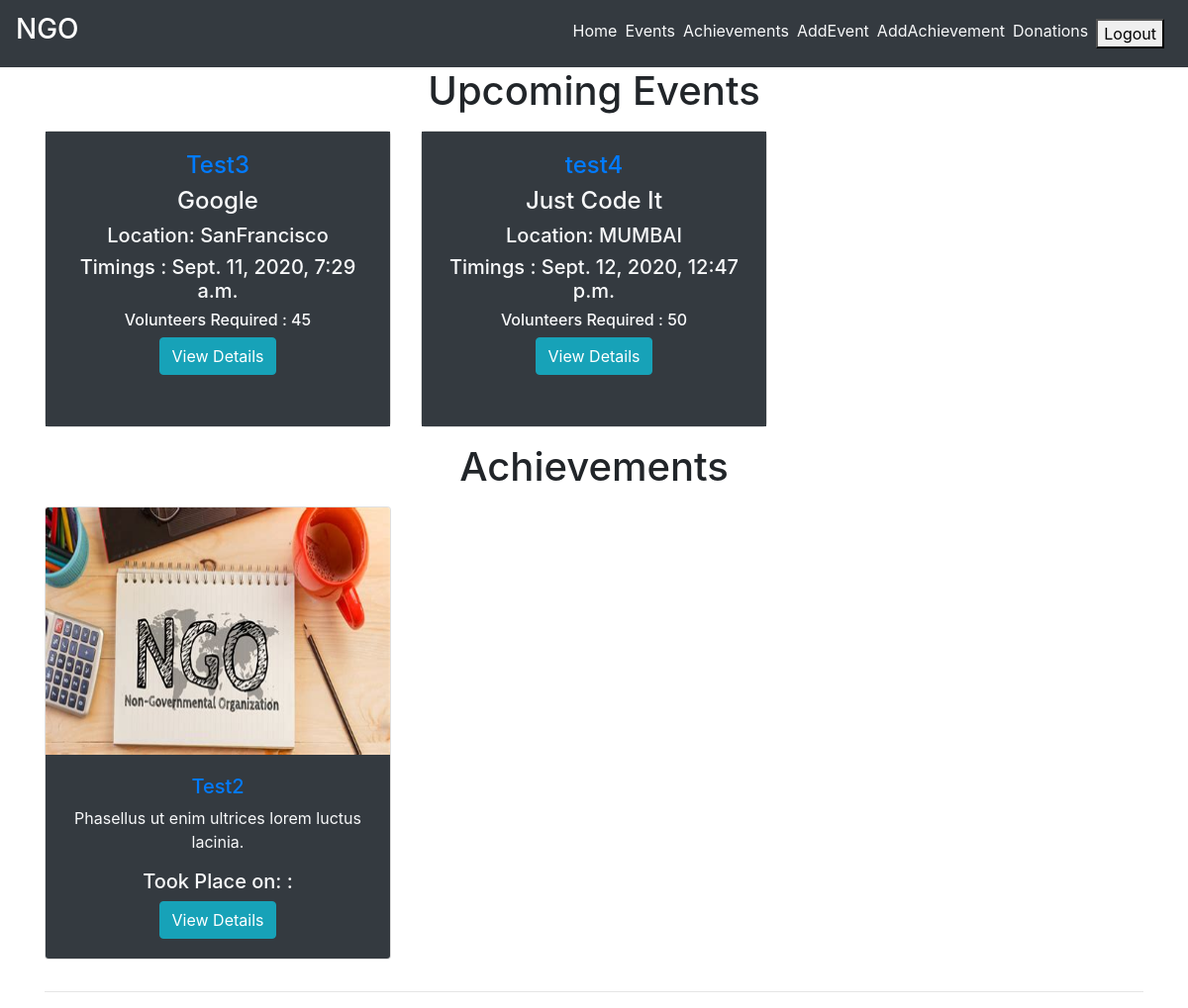
The page / (signed in) on the database its author committed.
### main/models.py (models this page shows, shortened)
class Event(models.Model):
    created_by = models.ForeignKey(settings.AUTH_USER_MODEL,related_name="event_creator", on_delete=models.CASCADE)
    volunteers = models.ManyToManyField(settings.AUTH_USER_MODEL,related_name="volunteers",blank=True)
    title = models.CharField(max_length=75)
    description = models.TextField()
    cause = models.CharField(max_length=100)
    location = models.CharField(max_length=150)
    volunteers_required = models.IntegerField(default=1)
    duration = models.CharField(max_length=20)
    event_timings = models.DateTimeField(default=timezone.now)
    is_complete = models.BooleanField(default=False)
    slug = models.SlugField(default="event_name")

class Achievement(models.Model):
    event = models.OneToOneField(Event,on_delete=models.CASCADE)
    details = models.TextField()
    impact_on_society = models.TextField()
    awards = models.TextField(blank=True)
    funds_used = models.FloatField()
    image1 = models.ImageField(default='default.png', upload_to='images/')
    image2 = models.ImageField(default='default.png', upload_to='images/')
    image3 = models.ImageField(default='default.png', upload_to='images/')

### main/views.py (the view)
# urls.py: 2. Add a URL to urlpatterns:  path('', views.home, name='home')
def home(request):
    upcoming_events = Event.objects.filter(is_complete=False)
    achievements = Achievement.objects.filter(event__is_complete=True)
    context = {
        'upcoming_events' : upcoming_events,
        'achievements' : achievements,
    }
    return render(request, 'main/home.html',context)

### main/templatetags/get_group.py (called while the page is built)
@register.filter(name='has_group')
def has_group(user, group_name):
    return user.groups.filter(name=group_name).exists()

### main/templates/main/home.html
{% extends "main/layout.html" %}
{% block content %}
<div class="home">
    <div class="container">
      {% if upcoming_events %}
      <h1 class="text-center mb-3">Upcoming Events</h1>
      <div class="row">
        {% for event in upcoming_events %}
            <div class="col-sm-4">
                <div class="card mb-3" style="height: 300px; border-radius: 5px;">
                    <div class="card-body text-center bg-dark text-light">
                      <h4 class="text-center"><a href="{% url 'main:event-detail' event.slug %}">{{ event.title }} </a></h4>
                      <h4 class="text-center">{{ event.cause }}</h4>
                      <h5 class="text-center">Location: {{ event.location }}</h5>
                      <h5 class="text-center">Timings : {{ event.event_timings }}</h5>
                      <h6 class="text-center">Volunteers Required : {{ event.volunteers_required }}</h6>
                      <a href="{% url 'main:event-detail' event.slug %}" class="btn btn-info">View Details</a>
                    </div>
                </div>
            </div>
        {% endfor %}
      </div>
      {% endif %}
      {% if achievements %}
      <h1 class="text-center mb-3">Achievements</h1>
      <div class="row">
        {% for achievement in achievements %}
            <div class="col-sm-4">
              <div class="card mb-3" style="height: fit-content; overflow: auto;">
                <img src="{{ achievement.image1.url }}" style="height: 250px;">
                  <div class="card-body text-center text-light bg-dark">
                    <h5 class="text-center"><a href="#">{{ achievement.event.title }}</a></h5>
                    <p class="text-center">{{ achievement.event.cause }}</p>
                    <h5 class="text-center">Took Place on: {{ achievement.location }} : {{ achievement.event_timings }}</h5>
                    <a href="{% url 'main:achievement-detail' achievement.id %}" class="btn btn-info">View Details</a>
                  </div>
              </div>
            </div>
        {% endfor %}
      {% endif %}
    </div>
    <hr>
{% endblock %}

### rows shown on the page
Event: title "Test3", cause "Google", location "SanFrancisco", event_timings "Sept. 11, 2020, 7:29 a.m.", volunteers_required "45"
Event: title "test4", cause "Just Code It", location "MUMBAI", event_timings "Sept. 12, 2020, 12:47 p.m.", volunteers_required "50"
Achievement: image1 (placeholder picture), event "Test2", event.cause "Phasellus ut enim ultrices lorem luctus lacinia."
